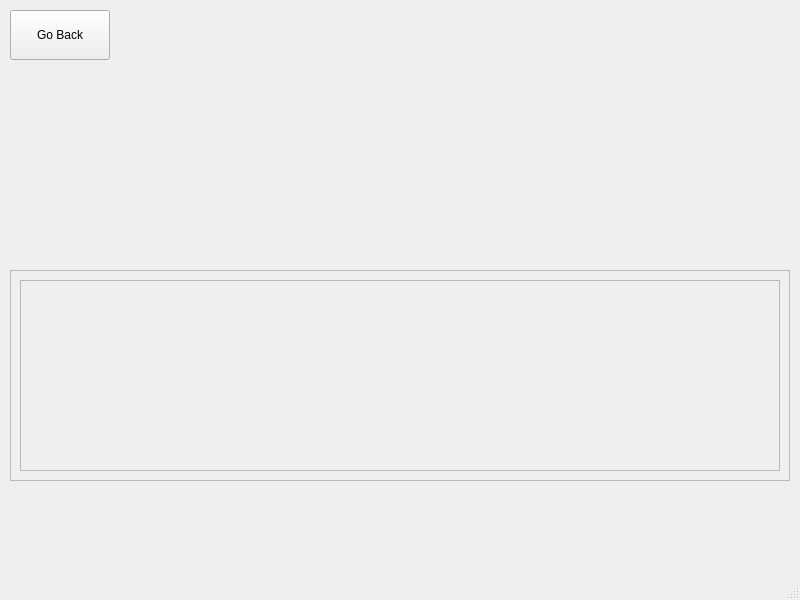
<?xml version="1.0" encoding="UTF-8"?>
<ui version="4.0">
 <class>MainWindow</class>
 <widget class="QMainWindow" name="MainWindow">
  <property name="geometry">
   <rect>
    <x>0</x>
    <y>0</y>
    <width>800</width>
    <height>600</height>
   </rect>
  </property>
  <property name="windowTitle">
   <string>MainWindow</string>
  </property>
  <widget class="QWidget" name="centralwidget">
   <widget class="QPushButton" name="back_button">
    <property name="geometry">
     <rect>
      <x>10</x>
      <y>10</y>
      <width>100</width>
      <height>50</height>
     </rect>
    </property>
    <property name="text">
     <string>Go Back</string>
    </property>
   </widget>
   <widget class="QScrollArea" name="scrollArea">
    <property name="geometry">
     <rect>
      <x>10</x>
      <y>270</y>
      <width>780</width>
      <height>211</height>
     </rect>
    </property>
    <property name="maximumSize">
     <size>
      <width>16777215</width>
      <height>16777215</height>
     </size>
    </property>
    <property name="widgetResizable">
     <bool>true</bool>
    </property>
    <widget class="QWidget" name="scrollAreaWidgetContents">
     <property name="geometry">
      <rect>
       <x>0</x>
       <y>0</y>
       <width>778</width>
       <height>209</height>
      </rect>
     </property>
     <layout class="QVBoxLayout" name="verticalLayout">
      <item>
       <widget class="QFrame" name="frame">
        <property name="frameShape">
         <enum>QFrame::StyledPanel</enum>
        </property>
        <property name="frameShadow">
         <enum>QFrame::Raised</enum>
        </property>
       </widget>
      </item>
     </layout>
    </widget>
   </widget>
  </widget>
  <widget class="QMenuBar" name="menubar">
   <property name="geometry">
    <rect>
     <x>0</x>
     <y>0</y>
     <width>800</width>
     <height>26</height>
    </rect>
   </property>
  </widget>
  <widget class="QStatusBar" name="statusbar"/>
 </widget>
 <resources/>
 <connections/>
</ui>
